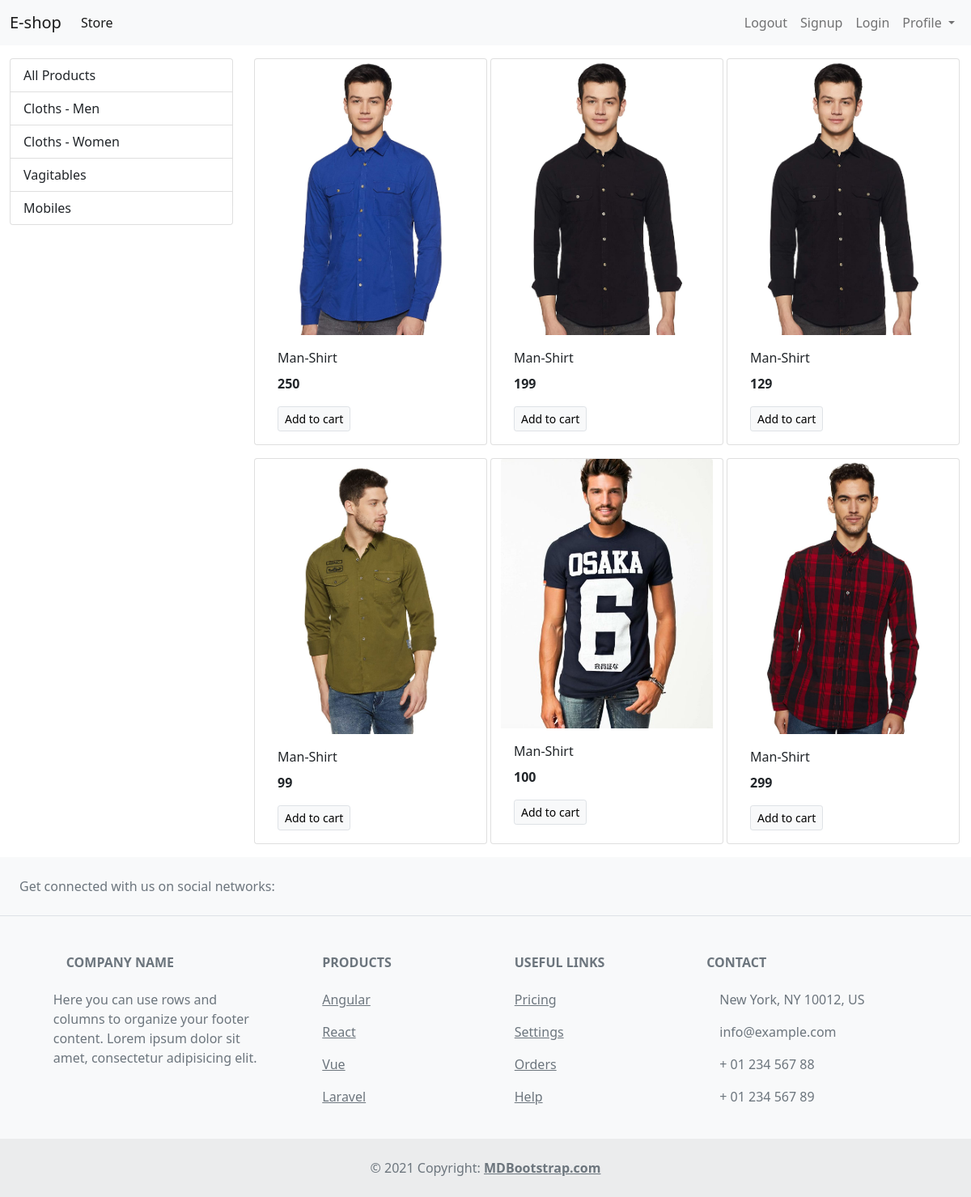
/?category=1, run on the app's committed database.
### Store/models/category.py (models this page shows, shortened)
class Category(models.Model):
    name = models.CharField(max_length=40)
    @staticmethod
    def get_all_catagories():
        return Category.objects.all()

### Store/models/product.py (models this page shows, shortened)
class Product(models.Model):
    name = models.CharField(max_length=50)
    price = models.IntegerField(default=0)
    category = models.ForeignKey(Category, on_delete=models.CASCADE, default=1)
    description = models.CharField(max_length=200, default='', null=True, blank=True)
    image = models.ImageField(upload_to='uploads/product')
    @staticmethod
    def get_all_products_by_categoryid(category_id):
        if category_id:
            return Product.objects.filter(category=category_id)
        else:
            return Product.get_all_products()

### Store/views/home.py (the view, shortened to what this page needs)
# urls.py: path('', Index.as_view(), name='homepage'),
class Index(View):
    def get(self, request):
        products = None
        categories = Category.get_all_catagories()
        categoryID = request.GET.get('category')
        if categoryID:
            products = Product.get_all_products_by_categoryid(categoryID)
        else:
            products = Product.get_all_products()
        data = {}
        data['products'] = products
        data['categories'] = categories
        print('You are:', request.session.get('email'))
        return render(request, 'indexx.html', data)

### Store/templates/indexx.html (shortened to what this page needs)
{% extends 'base.html' %}
{% block content %}
<div class="container-fluid mt-3">
    <div class="row">
        <div class="col-lg-3 mx-auto">
            <div class="list-group">
                <a href="/" class="list-group-item list-group-item-action">All Products</a>
                {% for category in categories %}
                <a href="/?category={{category.id}}" class="list-group-item list-group-item-action">
                    {{category.name}}</a>
                {% endfor %}
            </div>
        </div>
        <div id='products' class="col-lg-9 mx-auto">
            <div class="row mx-auto">
                {% for product in products %}
                <div class="card mx-auto mb-3" style="width: 18rem;">
                    <img src="{{product.image.url}}" class="card-img-top" alt="Card image cap">
                    <div class="card-body">
                        <p class="card-title">{{product.name}}</p>
                        <p class="card-text"><b>{{product.price}}</b></p>
                        <form action="/" method="POST">
                            <input type="submit" value="Add to cart" class="btn btn-light border btn-sm">
                        </form>
                    </div>
                </div>
                {% endfor %}
            </div>
        </div>
    </div>
</div>
{% endblock %}

### data on the page
Category: name "Cloths - Men"
Category: name "Cloths - Women"
Category: name "Vagitables"
Category: name "Mobiles"
Product: image (picture), name "Man-Shirt", price "250"
Product: image (picture), name "Man-Shirt", price "199"
Product: image (picture), name "Man-Shirt", price "129"
Product: image (picture), name "Man-Shirt", price "99"
Product: image (picture), name "Man-Shirt", price "100"
Product: image (picture), name "Man-Shirt", price "299"
